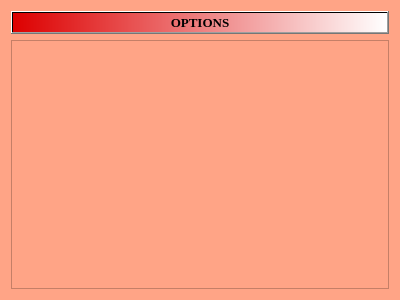
<?xml version="1.0" encoding="UTF-8"?>
<ui version="4.0">
 <class>Camera</class>
 <widget class="QWidget" name="Camera">
  <property name="geometry">
   <rect>
    <x>0</x>
    <y>0</y>
    <width>400</width>
    <height>300</height>
   </rect>
  </property>
  <property name="windowTitle">
   <string>Camera</string>
  </property>
  <property name="windowIcon">
   <iconset resource="resources.qrc">
    <normaloff>:/Images/launchpadIcon.png</normaloff>:/Images/launchpadIcon.png</iconset>
  </property>
  <property name="styleSheet">
   <string notr="true">background-color: rgb(255, 164, 134);</string>
  </property>
  <layout class="QVBoxLayout" name="verticalLayout">
   <item>
    <widget class="QPushButton" name="optionsPushButton">
     <property name="font">
      <font>
       <family>Times New Roman</family>
       <pointsize>10</pointsize>
       <weight>75</weight>
       <bold>true</bold>
      </font>
     </property>
     <property name="styleSheet">
      <string notr="true">background-color: qlineargradient(spread:pad, x1:0, y1:0, x2:1, y2:0, stop:0 rgba(221, 0, 0, 255), stop:1 rgba(255, 255, 255, 255));</string>
     </property>
     <property name="text">
      <string>OPTIONS</string>
     </property>
    </widget>
   </item>
   <item>
    <widget class="QScrollArea" name="scrollArea">
     <property name="styleSheet">
      <string notr="true">border-image: url(:/Images/fawkes.jpg)0 0 0 0 stretch stretch;;</string>
     </property>
     <property name="widgetResizable">
      <bool>true</bool>
     </property>
     <widget class="QWidget" name="scrollAreaWidgetContents">
      <property name="geometry">
       <rect>
        <x>0</x>
        <y>0</y>
        <width>382</width>
        <height>253</height>
       </rect>
      </property>
     </widget>
    </widget>
   </item>
  </layout>
 </widget>
 <resources>
  <include location="resources.qrc"/>
 </resources>
 <connections/>
</ui>
